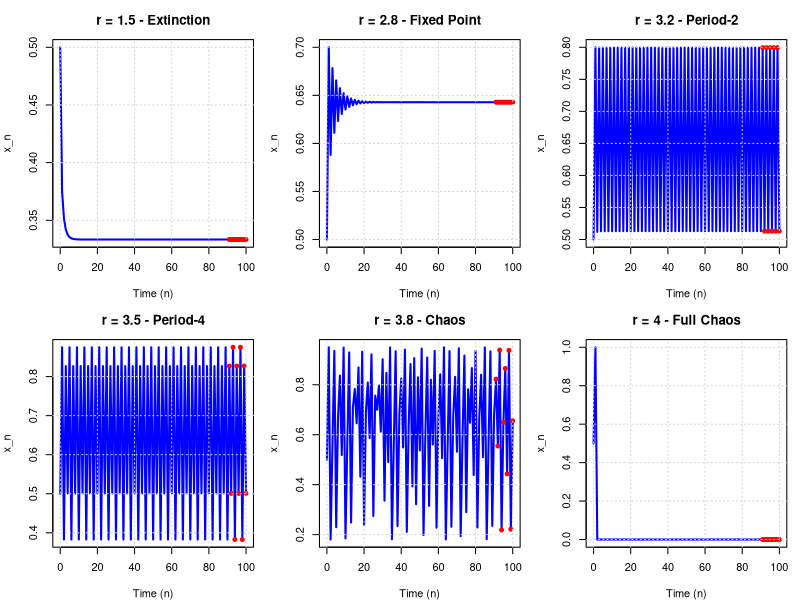
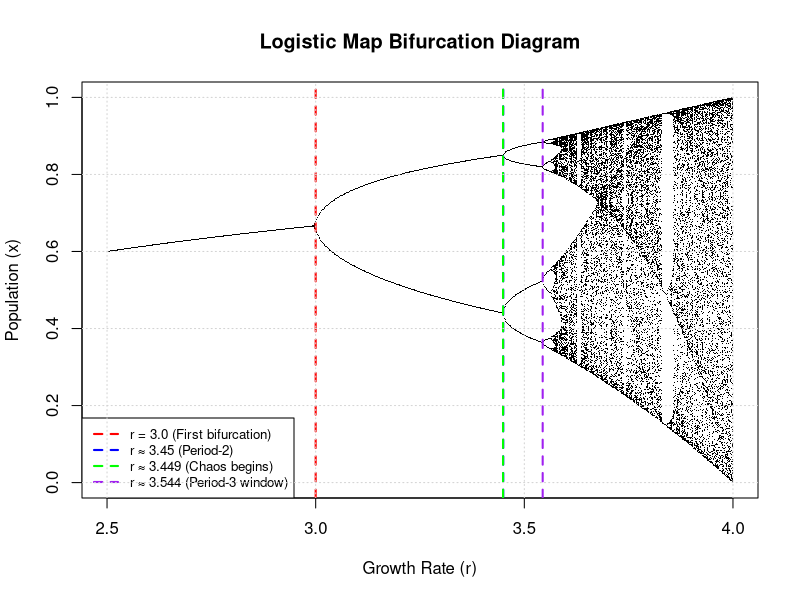
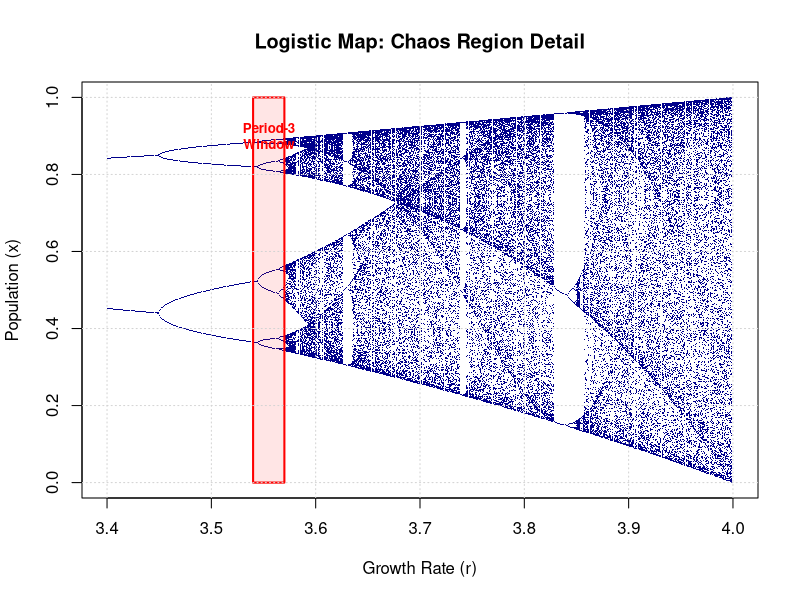
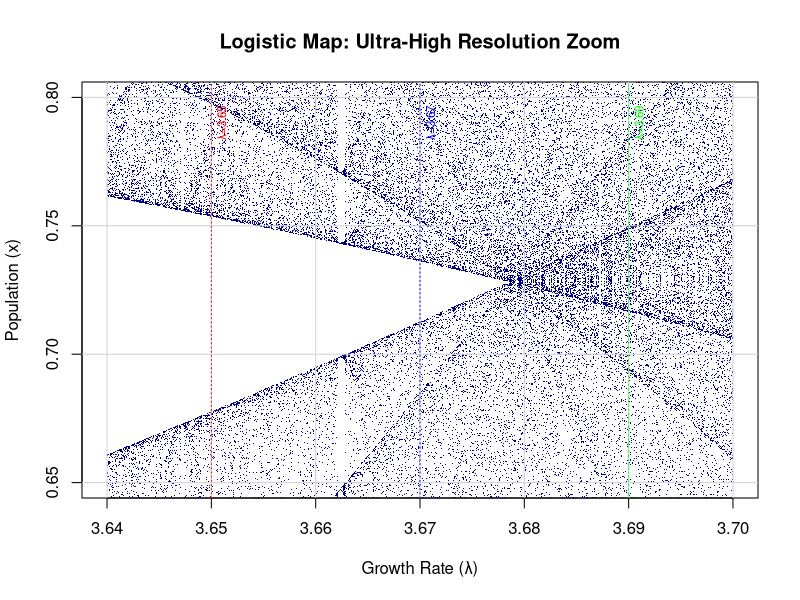
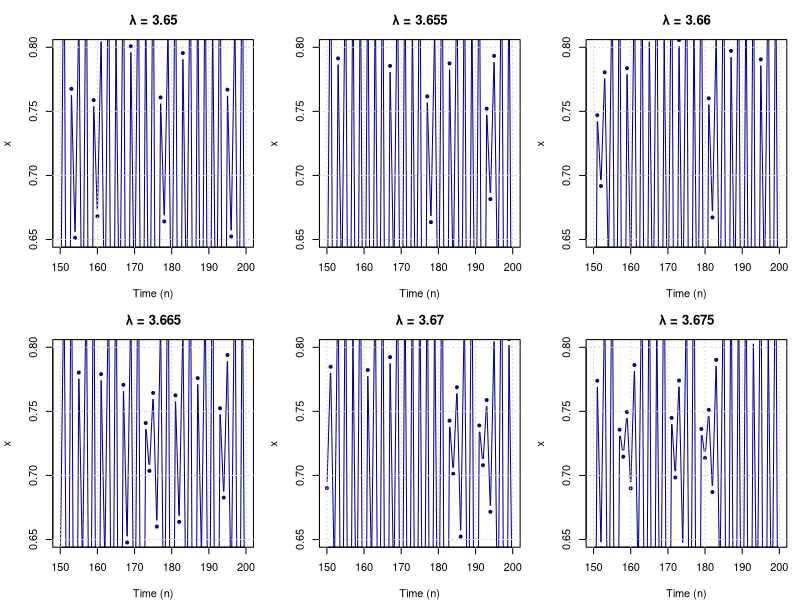
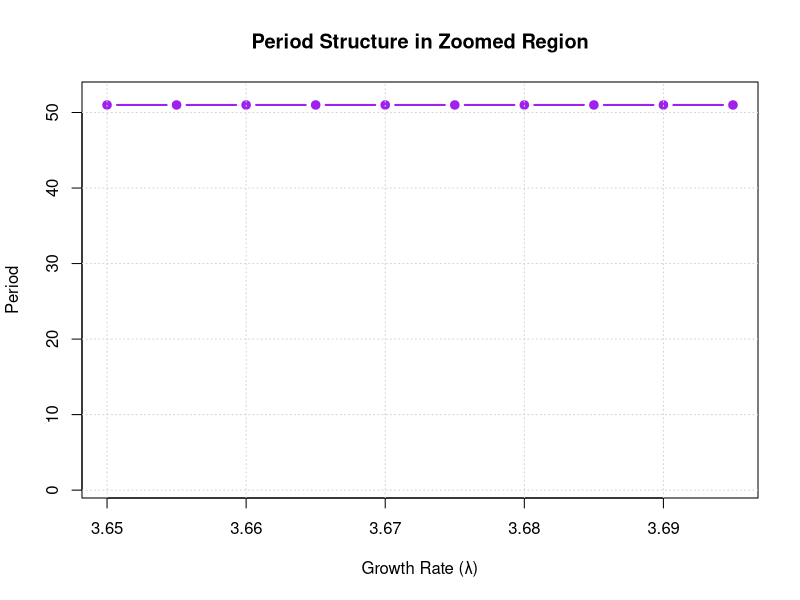
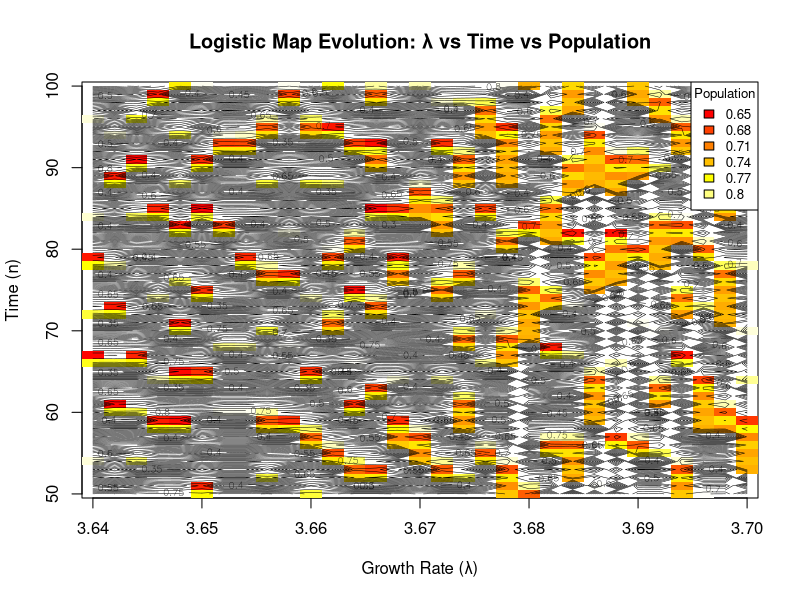
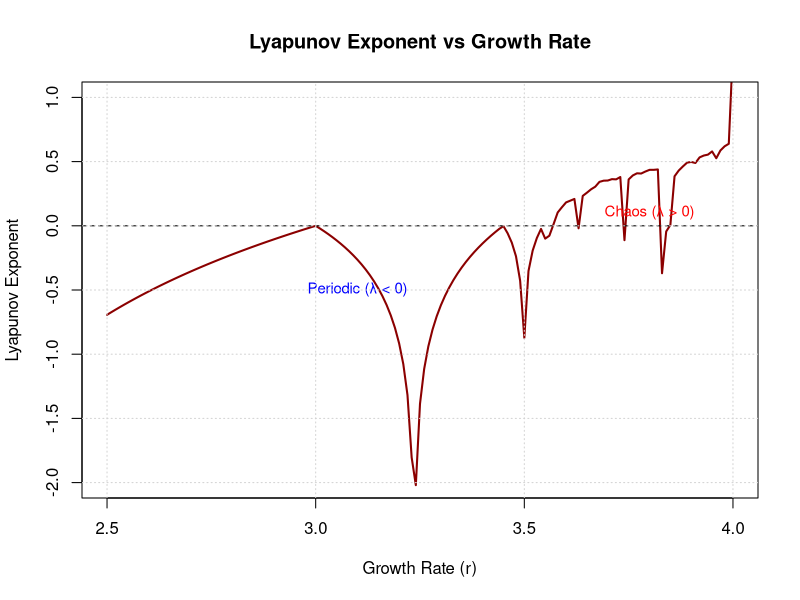

Reproduce these figures in R, in order.
## ---- chunk 1
knitr::opts_chunk$set(echo = TRUE, fig.width = 10, fig.height = 6)
set.seed(666)
## ---- chunk 2
# Function to iterate the logistic map
logistic_map <- function(x, r) {
    return(r * x * (1 - x))
}

# Function to simulate time series
simulate_logistic <- function(x0, r, n_steps) {
    x <- numeric(n_steps + 1)
    x[1] <- x0
    
    for (i in 1:n_steps) {
        x[i + 1] <- logistic_map(x[i], r)
    }
    
    return(x)
}

# Function to find attractors (final values after transients)
find_attractor <- function(x0, r, n_transient = 1000, n_attractor = 100) {
    # Run transient period
    x <- x0
    for (i in 1:n_transient) {
        x <- logistic_map(x, r)
    }
    
    # Collect attractor points
    attractor <- numeric(n_attractor)
    for (i in 1:n_attractor) {
        x <- logistic_map(x, r)
        attractor[i] <- x
    }
    
    return(attractor)
}

cat("Logistic map functions loaded successfully!\n")
## ---- chunk 3
# Set parameters
x0 <- 0.5  # Initial condition
n_steps <- 100

# Different r values showing different behaviors
r_values <- c(1.5, 2.8, 3.2, 3.5, 3.8, 4.0)
behaviors <- c("Extinction", "Fixed Point", "Period-2", "Period-4", "Chaos", "Full Chaos")

# Create subplots
par(mfrow = c(2, 3), mar = c(4, 4, 3, 1))

for (i in 1:length(r_values)) {
    r <- r_values[i]
    x_series <- simulate_logistic(x0, r, n_steps)
    
    plot(0:n_steps, x_series, 
         type = "l", 
         main = paste("r =", r, "-", behaviors[i]),
         xlab = "Time (n)", 
         ylab = "x_n",
         col = "blue",
         lwd = 2)
    
    # Add points for the last few values to show attractor
    points((n_steps-9):n_steps, x_series[(n_steps-8):(n_steps+1)], 
           col = "red", pch = 19, cex = 0.8)
    
    grid()
}

# Reset plot parameters
par(mfrow = c(1, 1), mar = c(5, 4, 4, 2) + 0.1)
## ---- chunk 4
cat("Creating bifurcation diagram... This may take a moment.\n")

# Parameters for bifurcation diagram
r_min <- 2.5
r_max <- 4.0
r_resolution <- 0.002
r_values <- seq(r_min, r_max, by = r_resolution)

x0 <- 0.5
n_transient <- 500
n_plot <- 100

# Storage for bifurcation data
bifurcation_r <- c()
bifurcation_x <- c()

# Calculate bifurcation diagram
for (r in r_values) {
    attractor_points <- find_attractor(x0, r, n_transient, n_plot)
    
    # Store r and x values
    bifurcation_r <- c(bifurcation_r, rep(r, length(attractor_points)))
    bifurcation_x <- c(bifurcation_x, attractor_points)
}

# Plot bifurcation diagram
plot(bifurcation_r, bifurcation_x,
     pch = ".", cex = 0.5, col = "black",
     main = "Logistic Map Bifurcation Diagram",
     xlab = "Growth Rate (r)",
     ylab = "Population (x)",
     xlim = c(r_min, r_max),
     ylim = c(0, 1))

# Add important bifurcation points
abline(v = 3.0, col = "red", lty = 2, lwd = 2)
abline(v = 1 + sqrt(6), col = "blue", lty = 2, lwd = 2)
abline(v = 3.449, col = "green", lty = 2, lwd = 2)
abline(v = 3.544, col = "purple", lty = 2, lwd = 2)

# Add legend
legend("bottomleft", 
       legend = c("r = 3.0 (First bifurcation)", 
                  "r ≈ 3.45 (Period-2)",
                  "r ≈ 3.449 (Chaos begins)", 
                  "r ≈ 3.544 (Period-3 window)"),
       col = c("red", "blue", "green", "purple"),
       lty = 2, lwd = 2, cex = 0.8)

grid()
cat("Bifurcation diagram complete!\n")
## ---- chunk 5
# Zoom into the chaotic region
r_min_zoom <- 3.4
r_max_zoom <- 4.0
r_resolution_zoom <- 0.001
r_values_zoom <- seq(r_min_zoom, r_max_zoom, by = r_resolution_zoom)

bifurcation_r_zoom <- c()
bifurcation_x_zoom <- c()

cat("Creating detailed view of chaotic region...\n")

for (r in r_values_zoom) {
    attractor_points <- find_attractor(x0, r, 800, 150)
    bifurcation_r_zoom <- c(bifurcation_r_zoom, rep(r, length(attractor_points)))
    bifurcation_x_zoom <- c(bifurcation_x_zoom, attractor_points)
}

plot(bifurcation_r_zoom, bifurcation_x_zoom,
     pch = ".", cex = 0.3, col = "darkblue",
     main = "Logistic Map: Chaos Region Detail",
     xlab = "Growth Rate (r)",
     ylab = "Population (x)",
     xlim = c(r_min_zoom, r_max_zoom),
     ylim = c(0, 1))

# Highlight period-3 window
rect(3.54, 0, 3.57, 1, col = rgb(1, 0, 0, 0.1), border = "red", lwd = 2)
text(3.555, 0.9, "Period-3\nWindow", col = "red", cex = 0.8, font = 2)

grid()
## ---- chunk 6
# Ultra-detailed zoom into a specific interesting region
# Using lambda (λ) notation instead of r
lambda_min <- 3.64
lambda_max <- 3.70
lambda_resolution <- 0.0001  # Very high resolution
lambda_values <- seq(lambda_min, lambda_max, by = lambda_resolution)

x0 <- 0.5
n_transient <- 1500
n_plot <- 200

bifurcation_lambda <- c()
bifurcation_x_lambda <- c()

cat("Creating ultra-high resolution zoom (λ = 3.64 to 3.70)...\n")
cat("This shows fine structure in the bifurcation diagram.\n")

# Progress indicator
total_steps <- length(lambda_values)
for (i in 1:length(lambda_values)) {
    lambda <- lambda_values[i]
    
    # Progress update every 100 steps
    if (i %% 100 == 0) {
        cat("Progress:", round(100 * i / total_steps, 1), "%\n")
    }
    
    attractor_points <- find_attractor(x0, lambda, n_transient, n_plot)
    bifurcation_lambda <- c(bifurcation_lambda, rep(lambda, length(attractor_points)))
    bifurcation_x_lambda <- c(bifurcation_x_lambda, attractor_points)
}

# Create the zoomed plot
plot(bifurcation_lambda, bifurcation_x_lambda,
     pch = ".", cex = 0.2, col = "navy",
     main = "Logistic Map: Ultra-High Resolution Zoom",
     xlab = "Growth Rate (λ)",
     ylab = "Population (x)",
     xlim = c(lambda_min, lambda_max),
     ylim = c(0.65, 0.8))

# Add grid for better readability
grid(col = "lightgray", lty = 1)

# Add some annotations for interesting features
abline(v = 3.65, col = "red", lty = 3, alpha = 0.7)
abline(v = 3.67, col = "blue", lty = 3, alpha = 0.7)
abline(v = 3.69, col = "green", lty = 3, alpha = 0.7)

# Add text annotations
text(3.651, 0.79, "λ=3.65", col = "red", cex = 0.7, srt = 90)
text(3.671, 0.79, "λ=3.67", col = "blue", cex = 0.7, srt = 90)
text(3.691, 0.79, "λ=3.69", col = "green", cex = 0.7, srt = 90)

cat("Ultra-zoom complete! Fine bifurcation structure revealed.\n")
## ---- chunk 7
# Analyze specific lambda values in the zoomed region
interesting_lambdas <- c(3.650, 3.655, 3.660, 3.665, 3.670, 3.675, 3.680, 3.685, 3.690, 3.695)

cat("Detailed analysis of λ values in the zoomed region:\n")
cat(paste(rep("=", 50), collapse = ""), "\n")

par(mfrow = c(2, 3), mar = c(4, 4, 3, 1))

for (i in 1:6) {  # Show first 6 values
    lambda <- interesting_lambdas[i]
    
    # Generate time series
    series <- simulate_logistic(x0, lambda, 200)
    
    # Focus on the y-range of interest
    plot(150:200, series[151:201], 
         type = "b", pch = 19, cex = 0.6,
         main = paste("λ =", lambda),
         xlab = "Time (n)", 
         ylab = "x",
         ylim = c(0.65, 0.8),
         col = "darkblue")
    
    grid()
    
    # Print attractor info
    final_vals <- series[180:200]
    unique_vals <- unique(round(final_vals, 5))
    cat("λ =", lambda, ": Period =", length(unique_vals), "\n")
}

par(mfrow = c(1, 1), mar = c(5, 4, 4, 2) + 0.1)

# Create a summary plot showing period vs lambda
periods <- numeric(length(interesting_lambdas))
for (i in 1:length(interesting_lambdas)) {
    lambda <- interesting_lambdas[i]
    series <- simulate_logistic(x0, lambda, 300)
    final_vals <- series[250:300]
    unique_vals <- unique(round(final_vals, 5))
    periods[i] <- length(unique_vals)
}

plot(interesting_lambdas, periods,
     type = "b", pch = 19, lwd = 2, col = "purple",
     main = "Period Structure in Zoomed Region",
     xlab = "Growth Rate (λ)",
     ylab = "Period",
     ylim = c(1, max(periods) + 1))

grid()

# Add period labels
for (i in 1:length(interesting_lambdas)) {
    if (periods[i] <= 20) {  # Only label if period is reasonable
        text(interesting_lambdas[i], periods[i] + 0.1, 
             paste("P", periods[i], sep=""), 
             cex = 0.7, col = "red")
    }
}

cat("\nPeriod analysis complete!\n")
## ---- chunk 8
# Create a 3D-like visualization showing the evolution
# This shows how the system evolves over time for different lambda values

lambda_sample <- seq(3.64, 3.70, by = 0.002)
time_steps <- 50:100  # Show later time steps after transients

# Create matrix to store results
evolution_matrix <- matrix(NA, nrow = length(lambda_sample), ncol = length(time_steps))

cat("Creating 3D evolution visualization...\n")

for (i in 1:length(lambda_sample)) {
    lambda <- lambda_sample[i]
    series <- simulate_logistic(x0, lambda, max(time_steps))
    evolution_matrix[i, ] <- series[time_steps]
}

# Create the 3D-like plot using image
image(lambda_sample, time_steps, evolution_matrix,
      col = heat.colors(100),
      main = "Logistic Map Evolution: λ vs Time vs Population",
      xlab = "Growth Rate (λ)",
      ylab = "Time (n)",
      zlim = c(0.65, 0.8))

# Add contour lines
contour(lambda_sample, time_steps, evolution_matrix, 
        add = TRUE, col = "black", lwd = 0.5)

# Add color scale legend
legend_vals <- seq(0.65, 0.8, length.out = 6)
legend("topright", 
       legend = round(legend_vals, 3),
       fill = heat.colors(6),
       title = "Population",
       cex = 0.8)

cat("3D visualization complete!\n")
## ---- chunk 9
# Function to calculate Lyapunov exponent
calculate_lyapunov <- function(r, x0 = 0.5, n_steps = 10000, n_transient = 1000) {
    x <- x0
    
    # Skip transient
    for (i in 1:n_transient) {
        x <- logistic_map(x, r)
    }
    
    # Calculate Lyapunov exponent
    lyap_sum <- 0
    for (i in 1:n_steps) {
        x <- logistic_map(x, r)
        # Derivative of logistic map: r(1-2x)
        derivative <- abs(r * (1 - 2 * x))
        if (derivative > 0) {
            lyap_sum <- lyap_sum + log(derivative)
        }
    }
    
    return(lyap_sum / n_steps)
}

# Calculate Lyapunov exponents for range of r values
r_lyap <- seq(2.5, 4.0, by = 0.01)
lyap_exp <- sapply(r_lyap, calculate_lyapunov)

# Plot Lyapunov exponent
plot(r_lyap, lyap_exp,
     type = "l", lwd = 2, col = "darkred",
     main = "Lyapunov Exponent vs Growth Rate",
     xlab = "Growth Rate (r)",
     ylab = "Lyapunov Exponent",
     ylim = c(-2, 1))

abline(h = 0, col = "black", lty = 2, lwd = 1)
text(3.8, 0.1, "Chaos (λ > 0)", col = "red", cex = 0.9)
text(3.1, -0.5, "Periodic (λ < 0)", col = "blue", cex = 0.9)

grid()

cat("Positive Lyapunov exponent indicates chaos!\n")
## ---- chunk 10
# Function to create cobweb plot
cobweb_plot <- function(r, x0, n_steps = 50) {
    # Set up the plot
    x_seq <- seq(0, 1, length.out = 1000)
    y_logistic <- logistic_map(x_seq, r)
    
    plot(x_seq, y_logistic, 
         type = "l", lwd = 2, col = "blue",
         main = paste("Cobweb Plot: r =", r),
         xlab = "x_n", ylab = "x_{n+1}",
         xlim = c(0, 1), ylim = c(0, 1))
    
    # Add identity line
    abline(0, 1, col = "gray", lty = 2, lwd = 1)
    
    # Create cobweb
    x <- x0
    for (i in 1:n_steps) {
        x_next <- logistic_map(x, r)
        
        # Vertical line
        lines(c(x, x), c(x, x_next), col = "red", lwd = 1)
        
        # Horizontal line
        lines(c(x, x_next), c(x_next, x_next), col = "red", lwd = 1)
        
        x <- x_next
    }
    
    # Mark starting point
    points(x0, x0, col = "green", pch = 19, cex = 1.5)
    text(x0, x0 - 0.05, "Start", col = "green", cex = 0.8)
    
    grid()
}

# Create cobweb plots for different behaviors
par(mfrow = c(2, 2))

cobweb_plot(2.8, 0.3)  # Fixed point
cobweb_plot(3.2, 0.3)  # Period-2 cycle
cobweb_plot(3.5, 0.3)  # Period-4 cycle
cobweb_plot(3.9, 0.3)  # Chaotic behavior

par(mfrow = c(1, 1))
## ---- chunk 11
# Demonstrate butterfly effect in chaotic regime
r_chaos <- 3.8
x0_1 <- 0.5
x0_2 <- 0.5000001  # Tiny difference
n_steps <- 50

# Simulate both trajectories
series1 <- simulate_logistic(x0_1, r_chaos, n_steps)
series2 <- simulate_logistic(x0_2, r_chaos, n_steps)

# Plot both series
plot(0:n_steps, series1, 
     type = "l", lwd = 2, col = "blue",
     main = "Sensitivity to Initial Conditions (Butterfly Effect)",
     xlab = "Time (n)", ylab = "Population (x)",
     ylim = c(0, 1))

lines(0:n_steps, series2, lwd = 2, col = "red")

legend("topright", 
       legend = c(paste("x0 =", x0_1), paste("x0 =", x0_2)),
       col = c("blue", "red"), lwd = 2)

# Calculate and plot difference
difference <- abs(series1 - series2)
plot(0:n_steps, log10(difference), 
     type = "l", lwd = 2, col = "purple",
     main = "Logarithmic Difference Between Trajectories",
     xlab = "Time (n)", ylab = "log10(|difference|)")

grid()

cat("Small differences grow exponentially in chaotic systems!\n")
## ---- chunk 12
# Function to explore specific r values
explore_r <- function(r, x0 = 0.5, n_steps = 100) {
    cat("Exploring r =", r, "\n")
    
    # Time series
    series <- simulate_logistic(x0, r, n_steps)
    
    # Final behavior
    final_values <- series[(n_steps-19):n_steps]
    unique_finals <- unique(round(final_values, 6))
    
    cat("Final attractor has", length(unique_finals), "unique values\n")
    if (length(unique_finals) <= 10) {
        cat("Attractor values:", round(unique_finals, 4), "\n")
    } else {
        cat("System appears chaotic\n")
    }
    
    # Lyapunov exponent
    lyap <- calculate_lyapunov(r)
    cat("Lyapunov exponent:", round(lyap, 4))
    if (lyap > 0) cat(" (Chaotic)")
    else if (lyap < 0) cat(" (Periodic)")
    else cat(" (Neutral)")
    cat("\n\n")
    
    # Plot
    plot(0:n_steps, series, 
         type = "l", lwd = 2, col = "darkgreen",
         main = paste("Logistic Map: r =", r),
         xlab = "Time (n)", ylab = "Population (x)")
    points((n_steps-9):n_steps, series[(n_steps-8):(n_steps+1)], 
           col = "red", pch = 19)
    grid()
}

# Example usage - you can call this function with different r values
cat("Use explore_r(r_value) to investigate specific growth rates!\n")
cat("Try: explore_r(2.9), explore_r(3.1), explore_r(3.544), explore_r(3.9)\n")

# Example
explore_r(3.544)  # Interesting period-3 window
